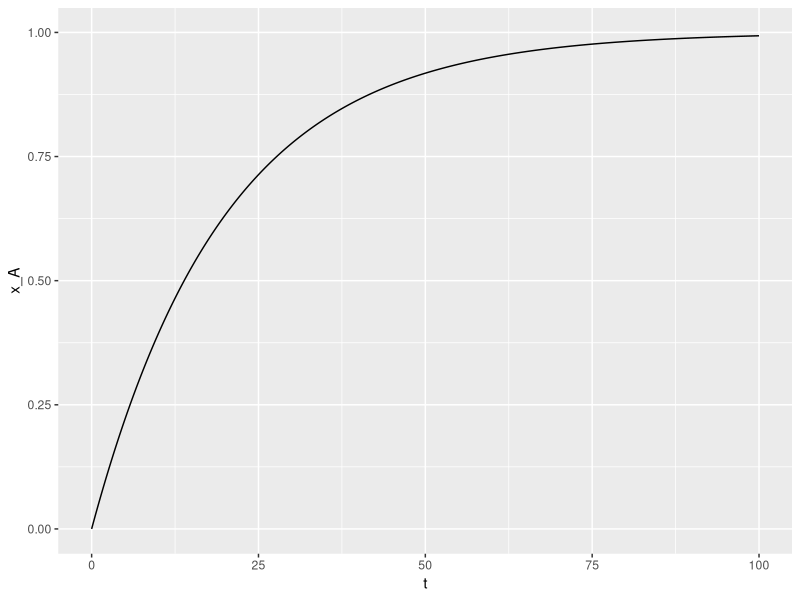
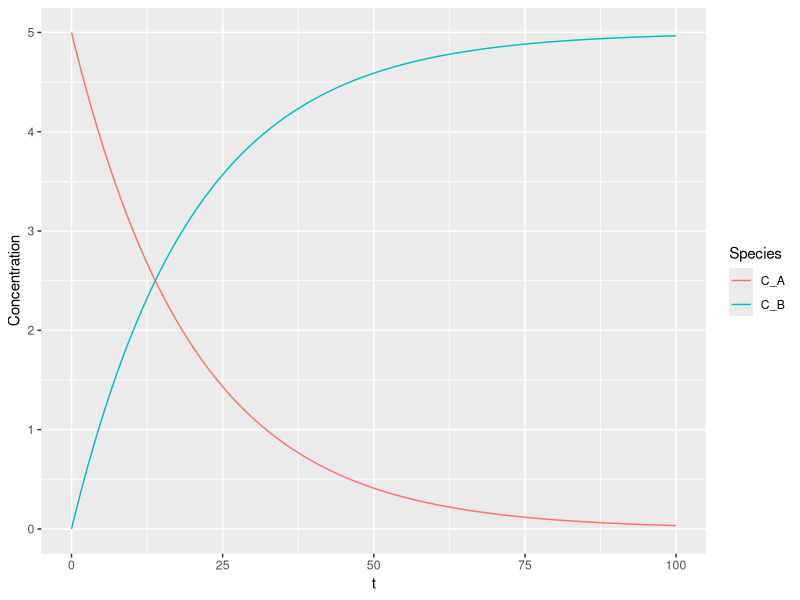
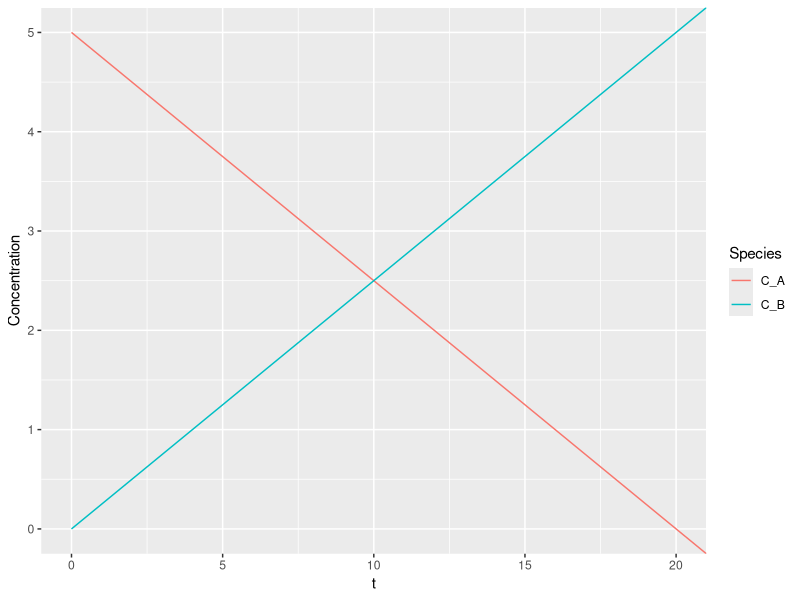
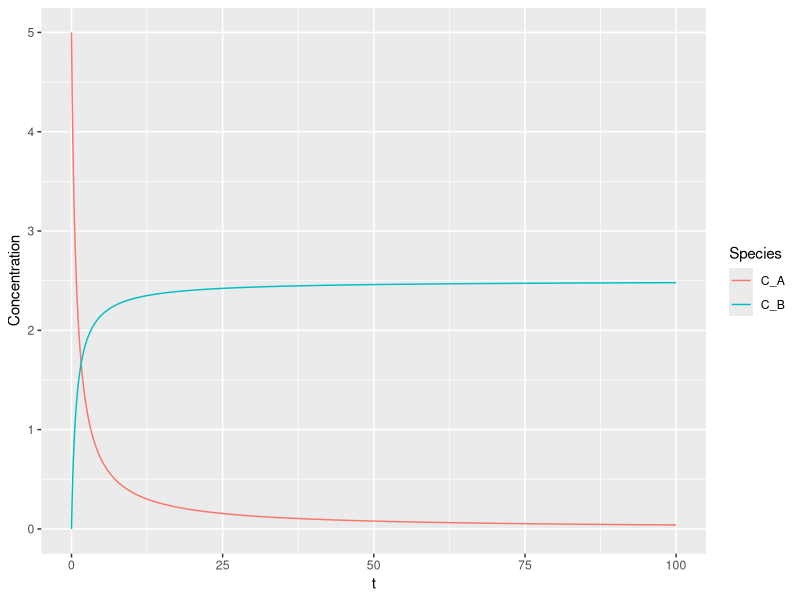
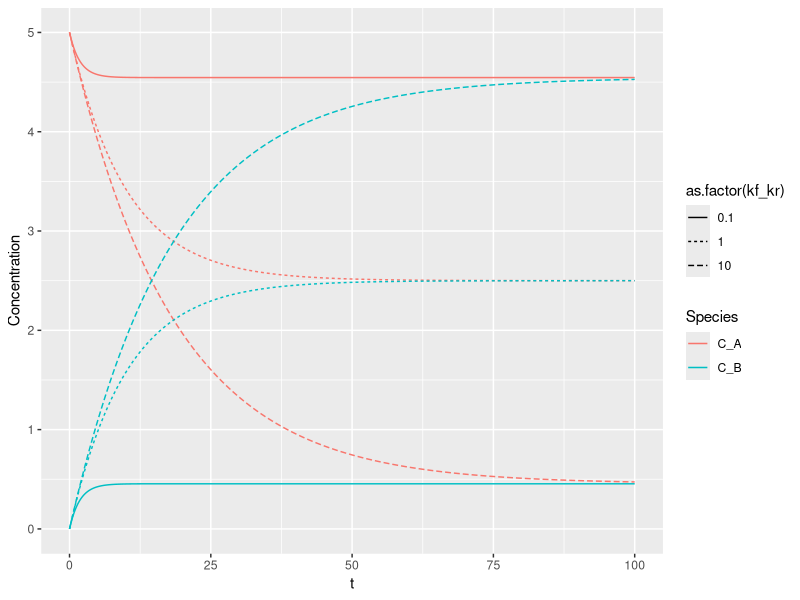
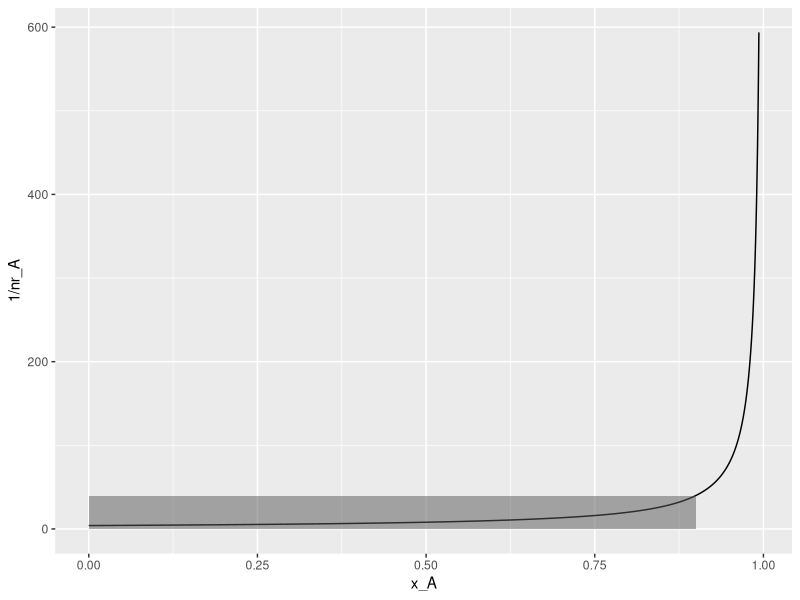
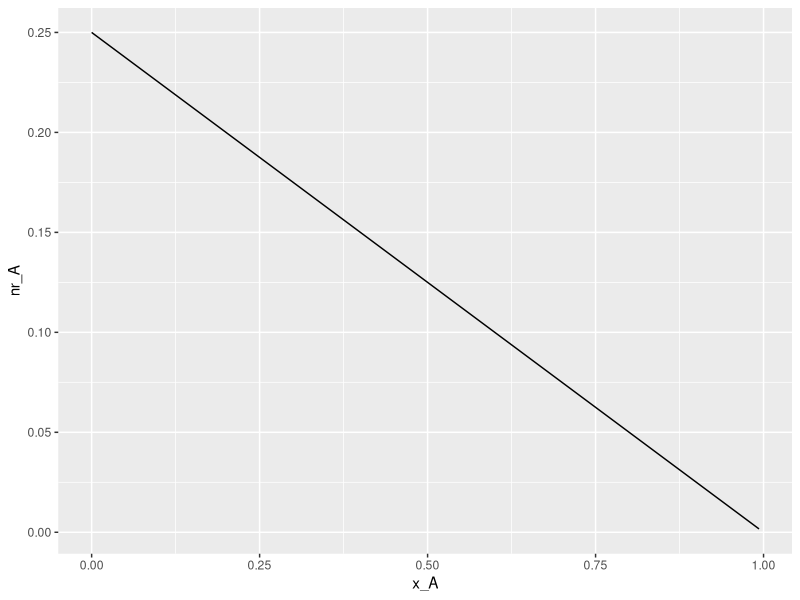
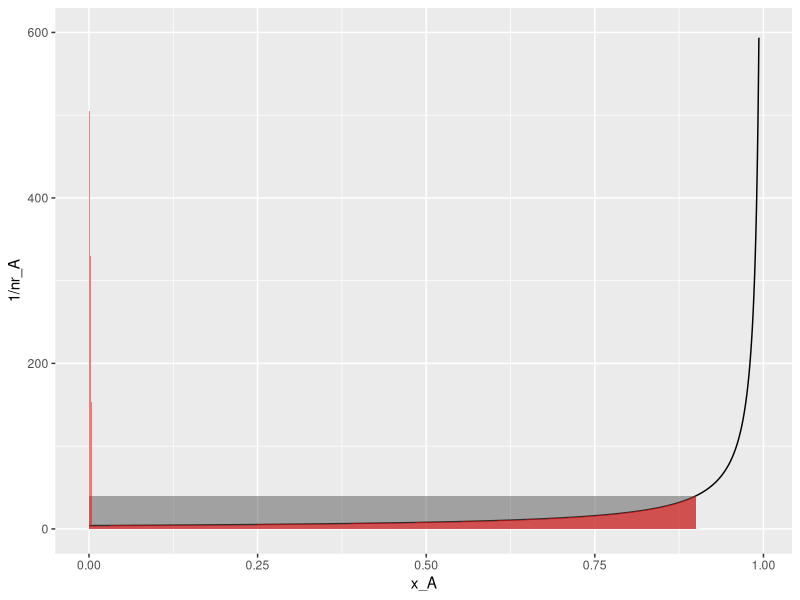

The R source for these figures, in order:
## ---- chunk 1
t <- -(log(1-0.7) - log(1))/0.05
## ---- chunk 2
k_1 <- 0.05
t <- seq(0, 100, 0.1)
x_A <- 1-exp(-k_1*t)
require(tidyverse)
require(magrittr)
data <- tibble(t, x_A)
ggplot(data = data, aes(x = t, y = x_A)) + geom_line() + coord_cartesian(ylim = c(0,1))
## ---- chunk 3
C_A0 <- 5 #M
C_A <- C_A0*(1-data$x_A)
C_B <- C_A0*data$x_A
data <- cbind(data, C_A, C_B)
# we could also use a "pipe" to send data as the first argument
# data %<>% cbind(C_A, C_B)
# We need to tidy this data up a bit
# Gather the Concentration values into a single column 
# and create a new key column Species
data %<>% gather(C_A, C_B, key = "Species", value = "Concentration")
ggplot(data = data, aes(x = t, y = Concentration, color = Species)) + geom_line()
## ---- chunk 4
x_A <- k_1*t
require(tidyverse)
require(magrittr)
data <- tibble(t, x_A)
C_A <- C_A0*(1-data$x_A)
C_B <- C_A0*data$x_A
data <- cbind(data, C_A, C_B)
data %<>% gather(C_A, C_B, key = "Species", value = "Concentration")
ggplot(data = data, aes(x = t, y = Concentration, color = Species)) + geom_line() + coord_cartesian(ylim = c(0,5), xlim = c(0,20))
## ---- chunk 5
x_A <- 1 - 1/(k_1*C_A0^2*t + 1)
require(tidyverse)
require(magrittr)
data <- tibble(t, x_A)
C_A <- C_A0*(1-data$x_A)
C_B <- C_A0*data$x_A/2
data <- cbind(data, C_A, C_B)
data %<>% gather(C_A, C_B, key = "Species", value = "Concentration")
ggplot(data = data, aes(x = t, y = Concentration, color = Species)) + geom_line() 
## ---- chunk 6
C_A0 <- 5 #M
k_f <- 0.05 #min
kf_kr <- c(10, 1, .1)
k_r <- k_f/kf_kr
require(tidyverse)
require(magrittr)
# now we are going to need to apply our C_A calculation 
# over each of the k_r values
# to do this we will make C_A a function 
C_A <- function(k_f, C_A0, k_r, t) {(k_f * C_A0 * exp(-(k_f + k_r) * t) + C_A0 * k_r)/(k_f + k_r)}
# and make a table of all combinations of times and k_r's
data <- crossing(k_r, t)
data %<>% add_column(k_f, C_A0, .before = TRUE)
# now apply this function over all values of k_r and t
data %<>% mutate(C_A = unlist(pmap(., C_A)))
data$C_B <- C_A0 - data$C_A
data %<>% gather(C_A, C_B, key = "Species", value = "Concentration")
data$kf_kr <- data$k_f/data$k_r
ggplot(data = data, aes(x = t, y = Concentration, color = Species, linetype = as.factor(kf_kr))) + geom_line() 
## ---- chunk 7
k_1 <- 0.05
C_A0 <- 5 #M
t <- seq(0, 100, 0.1)
x_A <- 1-exp(-k_1*t)
require(tidyverse)
require(magrittr)
data <- tibble(t, x_A)
data$nr_A <- k_1 * (C_A0) * (1-data$x_A)
ggplot(data = data, aes(x = x_A, y = 1/nr_A)) + geom_line() + 
  annotate(geom = "rect", xmin = 0, xmax = .9, ymin = 0, 
           ymax = 1/data$nr_A[min(which(round(data$x_A, 3) == 0.900))], 
           alpha = 0.5)
## ---- chunk 8
ggplot(data = data, aes(x = x_A, y = nr_A)) + geom_line() 
## ---- chunk 9
ggplot(data = data, aes(x = x_A, y = 1/nr_A)) + geom_line() + 
  annotate(geom = "rect", xmin = 0, xmax = .9, ymin = 0, 
           ymax = 1/data$nr_A[min(which(round(data$x_A, 3) == 0.900))], 
           alpha = 0.5) + 
  geom_area(mapping = aes(x = ifelse(x_A>=0 & x_A<= .90 , x_A, 0)), 
            fill = "red", alpha = 0.5) + ylim(c(0,600))

